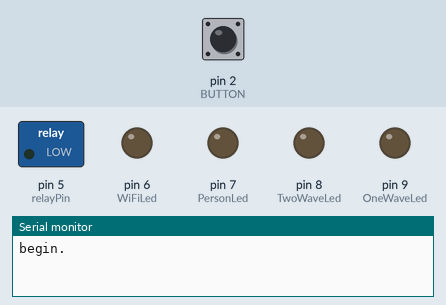
Simulated run of this sketch. Board: Arduino Uno, built with avr-gcc and run on an emulated ATmega328P. Shown: switched loads named in the sketch (green lamp = pin HIGH), output pins drawn as LEDs (lit = HIGH), the last lines printed to the serial monitor. The test bench sets the inputs (shaded band); at power-on: pin 2 (BUTTON) HIGH. EEPROM starts erased.

Above: at 1.2 s.
1.3 s: pin 2 (BUTTON) pulled LOW for 0.15 s
At 2.6 s:
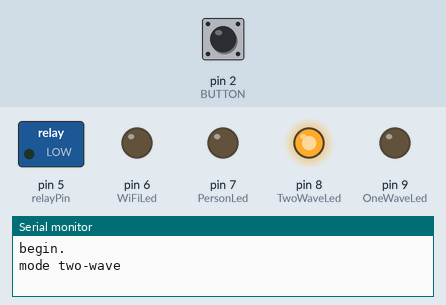
2.9 s: pin 2 (BUTTON) pulled LOW for 1 s
At 5.1 s:
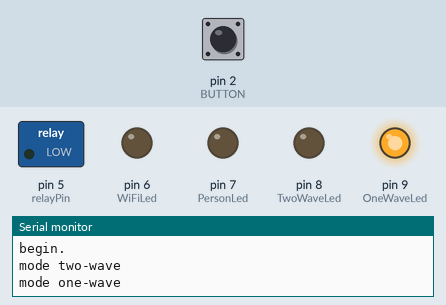
5.4 s: pin 2 (BUTTON) pulled LOW for 0.15 s
At 6.0 s:
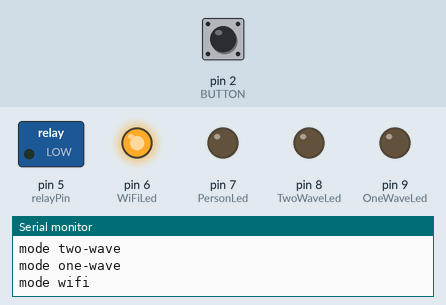
7.0 s: pin 2 (BUTTON) pulled LOW for 3.2 s
At 11.5 s:
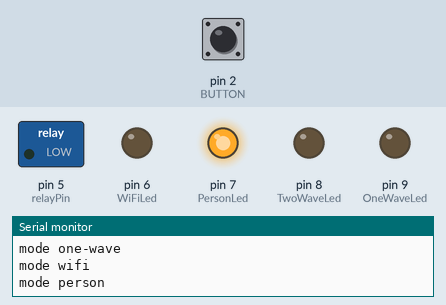
Timing chart, 0 to 12.7 s (numbered marks = the images above; inputs shaded):
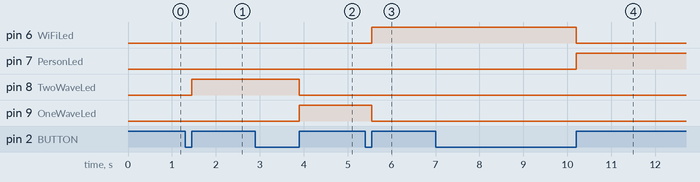

The sketch:

button_leds.ino
```cpp
#include "EEPROM.h"
const int EEsize = 1024; // size in bytes of arduino UNO EEPROM
const int ModeAddress = 0;  //where the ledState is saved

const byte WiFiLed = 6;
const byte PersonLed = 7;
const byte TwoWaveLed = 8;
const byte OneWaveLed = 9;

const byte BUTTON = 2;  // Button connected to digital pin 10
const byte relayPin = 5;
bool relayOn = false;

#define MODE_PERSON 0  //0: switch on when detect person
#define MODE_TWO_WAVE 1    //1: switch on when detect two gesture wave
#define MODE_ONE_WAVE 2    //2: switch on when detect single gesture wave
#define MODE_WIFI 3    //3: controlled by wifi only

const byte maxMode = MODE_WIFI;
volatile int mode = 0;

#define MIN_BUTTON_REPRESS 50 // x msecs acceptable between 2 button presses
#define DEBOUNCE_DELAY 10 // x msecs to guard against button debounce
volatile int lastCallTime = 0;
volatile int lastButtonState = 0;

#define dbg Serial

void setup()
{
  dbg.begin(115200);
  dbg.println("begin.");

  pinMode(WiFiLed,OUTPUT);
  pinMode(PersonLed,OUTPUT);
  pinMode(TwoWaveLed,OUTPUT);
  pinMode(OneWaveLed,OUTPUT);
  pinMode(relayPin,OUTPUT);

  // the button is going to be an input
  // due to the internal pullup resistor the pin will be LOW when the button is pressed
  // and HIGH when the button is not pressed
  pinMode( BUTTON, INPUT_PULLUP );

  // only one interrupt attached per pin
  //attachInterrupt (0, pinChange, CHANGE);  // attach interrupt handler
  EnableButton();

}

void loop()
{
  delay( 10 );
}

void TurnLedsOff()
{
	digitalWrite(WiFiLed, LOW);
	digitalWrite(PersonLed, LOW);
	digitalWrite(TwoWaveLed, LOW);
	digitalWrite(OneWaveLed, LOW);
}

void SetLeds()
{
	TurnLedsOff();
  if( mode == MODE_PERSON )
  {
    digitalWrite(PersonLed, HIGH);   // sets the LED on
  }
  else if ( mode == MODE_TWO_WAVE )
  {
    digitalWrite(TwoWaveLed, HIGH);    // sets the LED on
  }
  else if ( mode == MODE_ONE_WAVE )
  {
    digitalWrite(OneWaveLed, HIGH);    // sets the LED on
  }
  else if ( mode == MODE_WIFI )
  {
    digitalWrite(WiFiLed, HIGH);   // sets the LED on
  }
}

// IMPORTANT NOTE: Do NOT put Serial.println in interrupt functions!!! Or else nothing works
void EnableButton()
{
	attachInterrupt (0, pinChange, CHANGE);  // attach interrupt handler
}
void DisableButton()
{
	detachInterrupt (0);  // detach interrupt handler
}

// Interrupt Service Routine (ISR)
void pinChange()
{
	//DisableButton();
  int time = millis();
  if( time - lastCallTime < MIN_BUTTON_REPRESS )
  {
		//EnableButton();
		return;
	}
	lastCallTime = time;
  int buttonState = digitalRead(BUTTON);

  delay( DEBOUNCE_DELAY );

  // alternative mode: every time the button is depressed (HIGH) toggle the led
  if( buttonState == HIGH && digitalRead(BUTTON) == HIGH )
  {
      GoToNextMode();
  }
  //EnableButton();
}

void GoToNextMode()
{
  if( mode == maxMode )
  {
    ChangeMode( 0 );
  }
  else
  {
    ChangeMode( mode + 1 );
  }
}

void dbgMode()
{
  if( mode == MODE_PERSON )
  {
    dbg.println( "mode person" );
  }
  else if ( mode == MODE_TWO_WAVE )
  {
    dbg.println( "mode two-wave" );
  }
  else if ( mode == MODE_ONE_WAVE )
  {
    dbg.println( "mode one-wave" );
  }
  else if ( mode == MODE_WIFI )
  {
    dbg.println( "mode wifi" );
  }
}

void ChangeMode( int newMode )
{
  if( mode < 0 || mode > maxMode )
  {
    dbg.print( "Error. Cannot change mode to " );
    dbg.print( newMode );
    dbg.print( ". Mode must be a number between 0 and " );
    dbg.print( maxMode );
    dbg.print( ". Mode will not be changed!" );
  }

  mode = newMode ;
  dbgMode();
  EEPROM.write( ModeAddress, mode ); // save to eprom

  SetLeds();
}
```

Measured:
- after the input at 1.3 s, pin 8 (TwoWaveLed): LOW → HIGH after 0.15 s
- after the input at 2.9 s, pin 8 (TwoWaveLed): HIGH → LOW after 1.0 s; pin 9 (OneWaveLed): LOW → HIGH after 1.0 s
- after the input at 5.4 s, pin 6 (WiFiLed): LOW → HIGH after 0.15 s; pin 9 (OneWaveLed): HIGH → LOW after 0.15 s
- after the input at 7.0 s, pin 6 (WiFiLed): HIGH → LOW after 3.2 s; pin 7 (PersonLed): LOW → HIGH after 3.2 s
